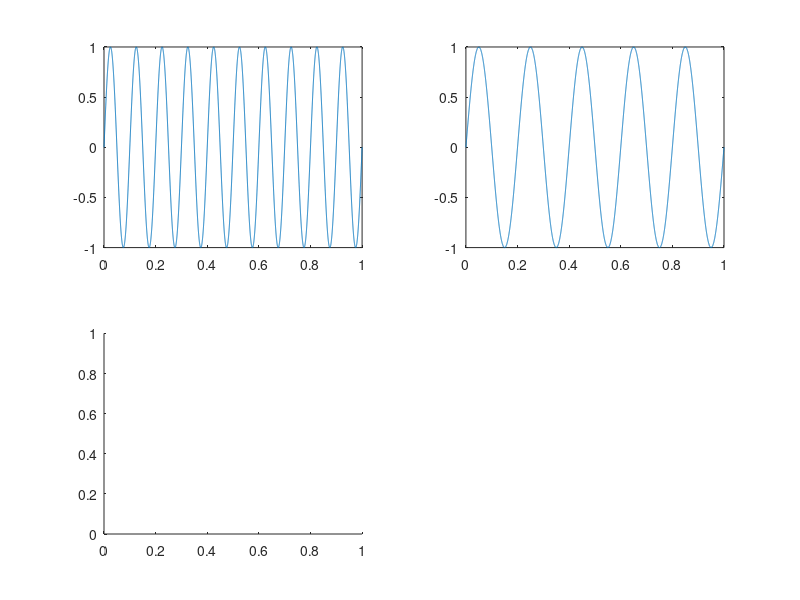

This chart was generated by the following MATLAB code: (Note: this script raises an error after producing the figure.)
FS = 10000;
dt = 1/FS;
StopTime = 1;
s_t = (0:dt:StopTime)';

F1 = 10;
st_wave1 = sin(2*pi*F1*s_t);
F2 = 5;
st_wave2 = sin(2*pi*F2*s_t);


fs = 8; %sampling frequency
dt = 1/fs; %sample step
StopTime = 1; %seconds
t = (0:dt:StopTime)'; %seconds
F = 10; %Sine wave frequency (Hz)
wave1 = sin(2*pi*F*t);

fs = 10; %sampling frequency
dt = 1/fs; %sample step
StopTime = 1; %seconds
t = (0:dt:StopTime)'; %seconds
F = 5; %Sine wave frequency (Hz)
wave2 = sin(2*pi*F*t);

subplot(2,2,1)
plot(s_t,st_wave1)

subplot(2,2,2)
plot(s_t,st_wave2)

subplot(2,2,3)
stem(t,wave1)

subplot(2,2,4)
stem(t,wave2)
